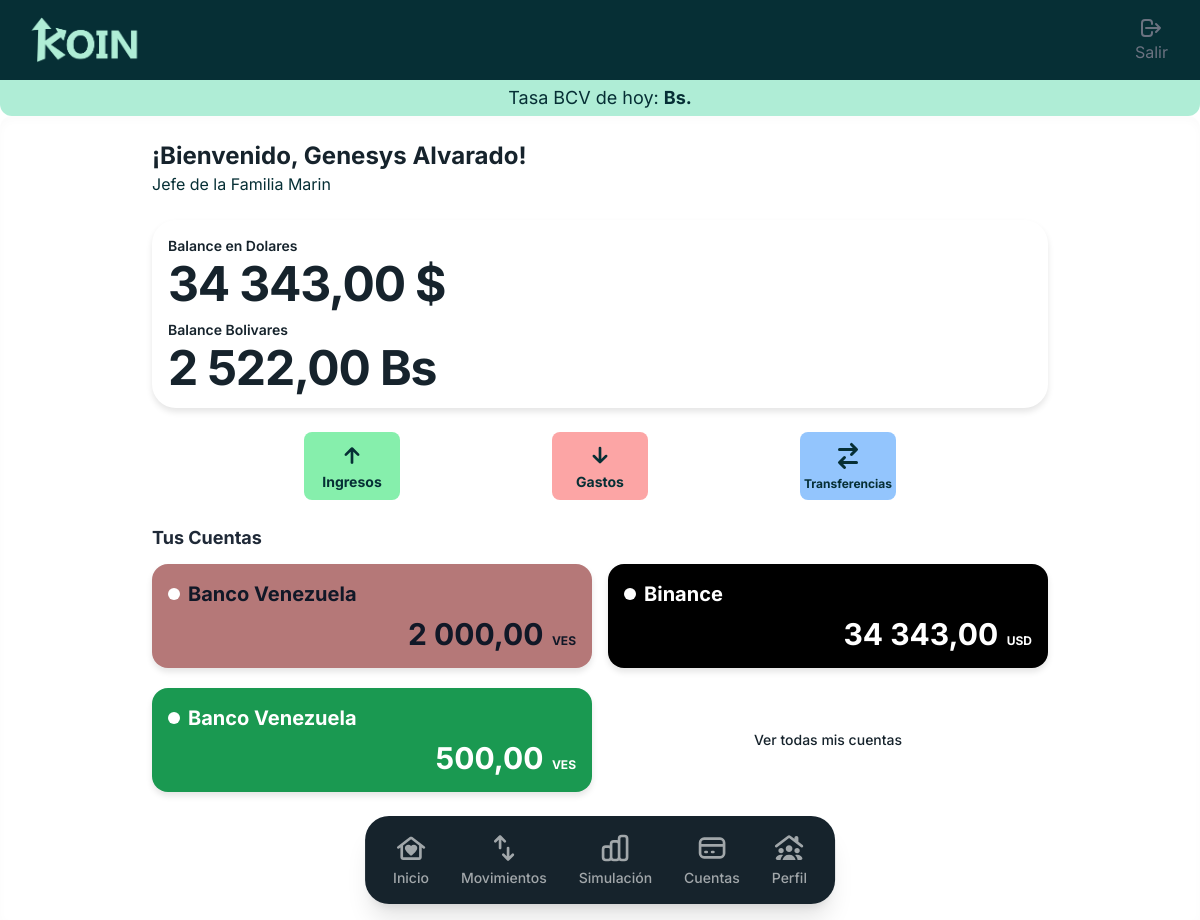
Page /panel-financiero/ (signed in) on the earlier database version.
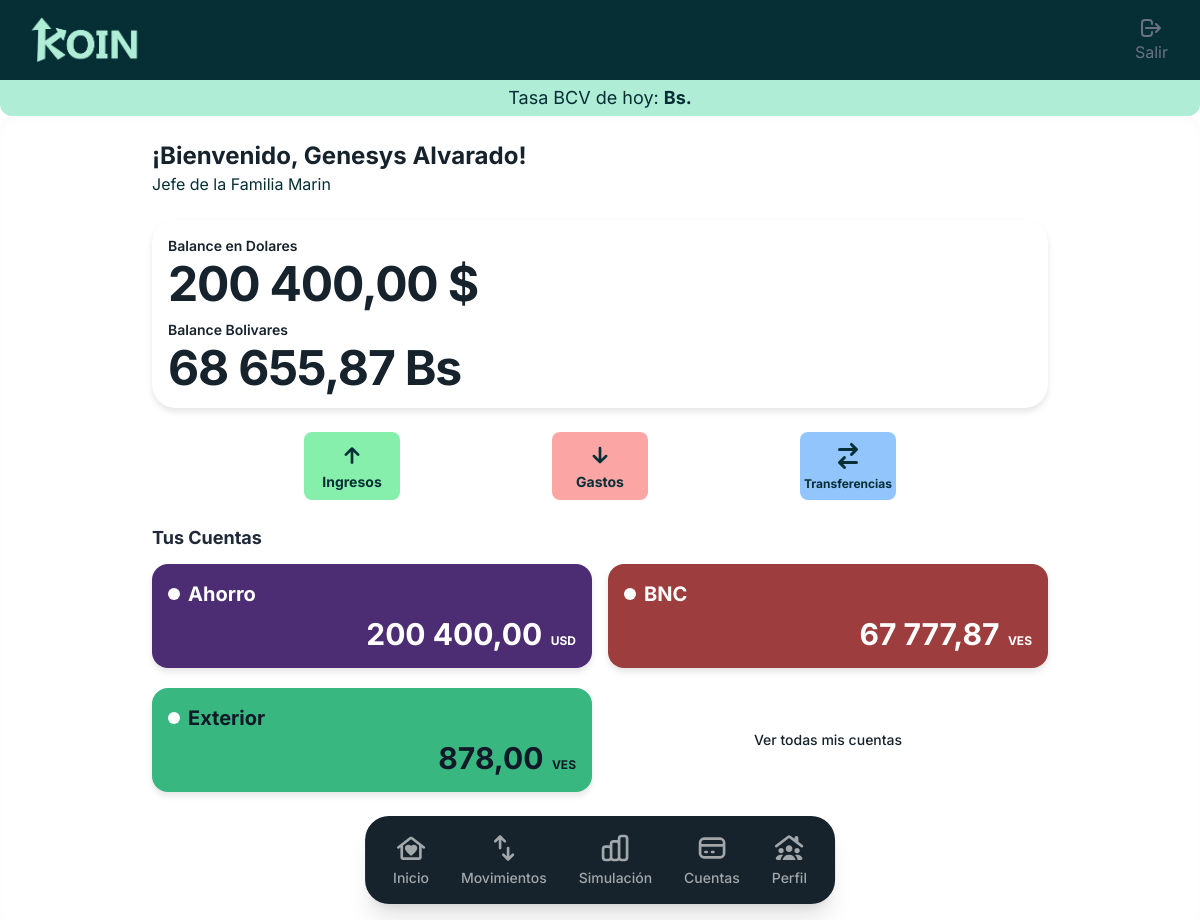
Same page on the later database version.
### finances/models.py (models this page shows, shortened)
class Usuario(AbstractBaseUser, PermissionsMixin):
    correo_usuario = models.EmailField(unique=True, max_length=255)
    nombre_usuario = models.CharField(max_length=100)
    apellido_usuario = models.CharField(max_length=100)
    nombre_familia_usuario = models.CharField(max_length=150)
    objects = UsuarioManager()
    USERNAME_FIELD = 'correo_usuario'
    REQUIRED_FIELDS = ['nombre_usuario', 'apellido_usuario', 'nombre_familia_usuario']
    class Meta:
        db_table = 'usuarios' # Nombre de la tabla en la base de datos

class Cuenta(models.Model):
    usuario = models.ForeignKey(Usuario, on_delete=models.CASCADE)
    moneda = models.ForeignKey(Moneda, on_delete=models.PROTECT)
    nombre_cuenta = models.CharField(max_length=100)
    saldo_inicial_cuenta = models.DecimalField(max_digits=15, decimal_places=2)
    color_cuenta = models.CharField(max_length=20, help_text="Código hexadecimal o nombre del color")

class Moneda(models.Model):
    codigo = models.CharField(max_length=5, unique=True) # Ej: USD, VES
    nombre_moneda = models.CharField(max_length=50)
    tasa_cambio = models.DecimalField(max_digits=18, decimal_places=4)
    def __str__(self):
        return self.codigo

### finances/views.py (the view)
# urls.py: path('panel-financiero/', dashboard, name='dashboard'),
@login_required
def dashboard(request):
    usuario = request.user
    cuentas_del_usuario = Cuenta.objects.filter(usuario=usuario)
    suma_usd = cuentas_del_usuario.filter(moneda__codigo='USD').aggregate(total=Sum('saldo_inicial_cuenta'))['total']
    total_usd = round(suma_usd, 2) if suma_usd is not None else 0.00
    suma_ves = cuentas_del_usuario.filter(moneda__codigo='VES').aggregate(total=Sum('saldo_inicial_cuenta'))['total']
    total_ves = round(suma_ves, 2) if suma_ves is not None else 0.00
    contexto = {
        'cuentas': cuentas_del_usuario[:3],
        'total_cuentas': cuentas_del_usuario.count(),
        'familia' : usuario.nombre_familia_usuario,
        'nombre_completo' : f"{usuario.nombre_usuario} {usuario.apellido_usuario}",
        'total_usd': total_usd,
        'total_ves': total_ves,
    }
    return render(request, 'dashboard.html', contexto)

### finances/context_processors.py (called while the page is built)
def datos_globales_koin(request):
    try:
        tasa_actual = obtener_tasa_bcv_segura()
    except Exception as e:
        tasa_actual = "No disponible"
    return {
        'tasa_bcv_global': tasa_actual,
    }

### finances/services.py (called while the page is built)
def obtener_tasa_bcv_segura():
    try:
        bcv = Currency()
        tasa_dolar = float(bcv.get_rate(currency_code='USD'))
        return tasa_dolar
    except Exception as e:
        print(f"Error con la librería pyBCV: {e}")
        return None

### finances/templatetags/color_filters.py (called while the page is built)
@register.filter
def color_contraste(hex_color):
    if not hex_color:
        return 'text-gray-900'
    hex_color = hex_color.lstrip('#')
    if len(hex_color) == 3:
        hex_color = ''.join([c*2 for c in hex_color])
    try:
        r = int(hex_color[0:2], 16)
        g = int(hex_color[2:4], 16)
        b = int(hex_color[4:6], 16)
        yiq = ((r * 299) + (g * 587) + (b * 114)) / 1000
        if yiq >= 128:
            return 'text-gray-900'
        else:
            return 'text-white'
    except ValueError:
        return 'text-gray-900'

### templates/dashboard.html (shortened to what this page needs)
{% extends 'base_dashboard.html' %}
{% load humanize %}
{% load color_filters %}
{% block content %}
<div class="w-full max-w-4xl mx-auto space-y-6">
    <div class="flex justify-between items-center ">
        <div>
            <h1 class="text-2xl font-bold text-charcoal-teal">¡Bienvenido, {{ nombre_completo }}!</h1>
            <h2>Jefe de la {{ familia }}</h2>
        </div>
    </div>
    <div class=" rounded-3xl p-4 gap-2 text-charcoal-teal flex flex-col shadow-[0px_4px_6px_0px_rgba(0,_0,_0,_0.1)] relative">
        <div class="flex flex-col justify-around items-start gap-3">
            <div class="flex flex-col items-start gap-1">
                <h2 class="text-koin-light text-sm font-semibold">Balance en Dolares</h2>
                {% if total_usd < 0 %}
                <p class="text-3xl font-bold text-red-500 tracking-tight md:text-4xl lg:text-4xl">{{ total_usd|intcomma  }} $</p>
                {% else %}
                <p class="text-3xl font-bold tracking-tight md:text-4xl lg:text-5xl">{{ total_usd|intcomma  }} $</p>
                {% endif %}
            </div>
            <div class="flex flex-col items-start gap-1">
                <h2 class="text-koin-light text-sm font-semibold ">Balance Bolivares</h2>
                {% if total_ves < 0 %}
                <p class="text-3xl text-red-500 font-bold tracking-tight md:text-4xl lg:text-5xl">{{ total_ves|intcomma  }} Bs</p>
                {% else %}
                <p class="text-3xl  font-bold tracking-tight md:text-4xl lg:text-5xl">{{ total_ves|intcomma  }} Bs</p>
                {% endif %}
            </div>
        </div>
    </div>
    <div class="flex justify-evenly ">
            <a class="font-bold bg-green-300 hover:bg-green-400 hover:scale-105 hover:transition-all rounded-lg w-24  flex flex-col items-center p-2" href="{% url 'registrar_ingreso' %}">
                <svg xmlns="http://www.w3.org/2000/svg" class="w-8 h-8" viewBox="0 0 24 24"><path fill="currentColor" d="m11 8.8l-2.9 2.9q-.275.275-.7.275t-.7-.275t-.275-.7t.275-.7l4.6-4.6q.3-.3.7-.3t.7.3l4.6 4.6q.275.275.275.7t-.275.7t-.7.275t-.7-.275L13 8.8V17q0 .425-.288.713T12 18t-.712-.288T11 17z"/></svg>
                <p class="text-sm">Ingresos</p>
            </a>
            <a class="font-bold bg-red-300 hover:bg-red-400 hover:scale-105 hover:transition-all rounded-lg w-24  flex flex-col items-center p-2" href="{% url 'registrar_gasto' %}">
                <svg xmlns="http://www.w3.org/2000/svg" class="w-8 h-8" viewBox="0 0 24 24"><path fill="currentColor" d="M11 14.2V6q0-.425.288-.712T12 5t.713.288T13 6v8.2l2.9-2.9q.275-.275.7-.275t.7.275t.275.7t-.275.7l-4.6 4.6q-.3.3-.7.3t-.7-.3l-4.6-4.6q-.275-.275-.275-.7t.275-.7t.7-.275t.7.275z"/></svg>
                <p class="text-sm">Gastos</p>
            </a>
            <a class="font-bold bg-blue-300 hover:bg-blue-400 hover:scale-105 rounded-lg w-24  gap-1 flex flex-col items-center p-2">
                <p class="text-xs">Transferencias</p>
            </a>
        </div>
    <div>
        <h3 class="text-lg font-bold text-gray-800 mb-3">Tus Cuentas</h3>
        <div class="grid grid-cols-2 gap-x-4 gap-y-5">
            {% for cuenta in cuentas %}
            <div style="background-color: {{ cuenta.color_cuenta }};" class="rounded-2xl p-4 flex flex-col min-h-[90px] shadow-[0px_4px_6px_0px_rgba(0,_0,_0,_0.1)]">
                <div  class="flex content-center items-center gap-2">
                    <div class=" bg-white rounded-full w-3 h-3"></div>
                    <span class= "{{ cuenta.color_cuenta|color_contraste }} font-bold text-start md:text-lg lg:text-xl">{{ cuenta.nombre_cuenta }}</span>
                </div>
                <div class="mt-2 text-right">
                    <span class="text-lg font-bold {{ cuenta.color_cuenta|color_contraste }} md:text-2xl lg:text-3xl">{{ cuenta.saldo_inicial_cuenta|intcomma }}</span>
                    <span class="text-xs font-bold {{ cuenta.color_cuenta|color_contraste }} ml-1">{{ cuenta.moneda }}</span>
                </div>
            </div>
            {% endfor %}
            {% if total_cuentas == 0 %}
            {% elif total_cuentas == 1 %}
            <a href="{% url 'cuentas' %}" class="flex flex-col items-start justify-center min-h-[90px] hover:underline">
                <span class=" text-charcoal-teal font-medium text-center text-sm">Ver todas mis cuentas</span>
            </a>
            {% elif total_cuentas == 2 %}
            <a href="{% url 'cuentas' %}" class="flex flex-col items-start min-h-[90px] ml-2 hover:underline">
                <span class=" text-charcoal-teal font-medium text-center text-sm">Ver todas mis cuentas</span>
            </a>
            {% else %}
            <a href="{% url 'cuentas' %}" class="flex flex-col justify-center items-center min-h-[90px] hover:underline">
                <span class=" text-charcoal-teal font-medium text-center text-sm">Ver todas mis cuentas</span>
            </a>
            {% endif %}
        </div>
    </div>
</div>
{% endblock %}

### templates/base_dashboard.html (shortened to what this page needs)
{% extends 'base.html' %}
{% load static %}
{% block layout %}
    <div class="fixed inset-0 h-[100dvh] w-full font-sans relative flex flex-col overflow-hidden ">
        <header class="h-20 bg-deep-teal flex items-center justify-between px-6 ">
            <div>
                <img src="{% static 'images/KOIN completo degradado.png' %}" alt="Logo Koin" width="120px">
            </div>
            <div class="flex items-center gap-3">
                 <div class="flex flex-col items-center gap-2">
                    <form method="POST" action="{% url 'logout' %}">
                        <button type="submit" class=" flex flex-col items-center text-gray-500 hover:text-red-500 p-2 transition-colors">
                            <svg class="w-6 h-6" fill="none" stroke="currentColor" viewBox="0 0 24 24"><path stroke-linecap="round" stroke-linejoin="round" stroke-width="2" d="M17 16l4-4m0 0l-4-4m4 4H7m6 4v1a3 3 0 01-3 3H6a3 3 0 01-3-3V7a3 3 0 013-3h4a3 3 0 013 3v1"></path></svg>
                            <p>Salir</p>
                        </button>
                    </form>
                </div>
            </div>
        </header>
        <div class="bg-mint-green rounded-b-xl text-sm md:text-base lg:text-lg text-deep-teal text-center py-1 z-10 ">
            <p class="">Tasa BCV de hoy: <span class="font-bold">{{ tasa_bcv_global|floatformat:2 }} Bs.</span></p>
        </div>
        <main class="flex-1 overflow-y-auto overflow-x-hidden rounded-t-xl p-6 pb-32 shadow-[inset_0px_4px_10px_rgba(0,0,0,0.02)]">
            {% block content %}
            {% endblock %}
        </main>
        <div class="absolute bottom-2 sm:bottom-4 left-1/2 -translate-x-1/2 min-h-[4rem] py-2 px-2 sm:px-4 bg-charcoal-teal rounded-3xl shadow-xl flex items-center justify-center  sm:gap-2 z-50 w-max transition-all duration-300 ease-in-out">
            <a href="{% url 'dashboard' %}" class="flex flex-col items-center justify-center w-auto px-3 py-2 rounded-2xl hover:bg-mint-green hover:text-charcoal-teal text-white/60 hover:scale-105 transition-all">
                <p class="text-[12px] sm:text-sm mt-1 font-medium">Inicio</p>
            </a>
            <a href="{% url 'historial_movimientos' %}" class="flex flex-col items-center justify-center w-auto px-3 py-2 hover:bg-mint-green rounded-2xl hover:text-charcoal-teal text-white/60 hover:scale-105 transition-all">
                <p class="text-[12px] sm:text-sm mt-1 font-medium">Movimientos</p>
            </a>
            <a href="#" class="flex flex-col items-center justify-center w-auto px-3 py-2 hover:bg-mint-green rounded-2xl hover:text-charcoal-teal text-white/60 hover:scale-105 transition-all">
                <p class="text-[12px] sm:text-sm mt-1 font-medium">Simulación</p>
            </a>
            <a href="{% url 'cuentas' %}" class="flex flex-col items-center justify-center w-auto px-3 py-2 hover:bg-mint-green rounded-2xl hover:text-charcoal-teal text-white/60 hover:scale-105 transition-all">
                <svg class="w-6 h-6 md:w-7 md:h-7 lg:w-8 lg:h-8 " fill="none" stroke="currentColor" viewBox="0 0 24 24"><path stroke-linecap="round" stroke-linejoin="round" stroke-width="2" d="M3 10h18M7 15h1m4 0h1m-7 4h12a3 3 0 003-3V8a3 3 0 00-3-3H6a3 3 0 00-3 3v8a3 3  0 003 3z"></path></svg>
                <p class="text-[12px] sm:text-sm mt-1 font-medium">Cuentas</p>
            </a>
            <a href="#" class="flex flex-col items-center justify-center w-auto px-3 py-2 hover:bg-mint-green rounded-2xl hover:text-charcoal-teal text-white/60 hover:scale-105 transition-all">
                <p class="text-[12px] sm:text-sm mt-1 font-medium">Perfil</p>
            </a>
        </div>
    </div>
{% endblock %}

### templates/base.html (shortened to what this page needs)
<!DOCTYPE html>
<html lang="es">
<head>
    <script src="https://cdn.tailwindcss.com"></script>
</head>
<body class="text-deep-teal antialiased h-[100dvh]">
    {% block layout %}{% endblock %}
</body>
</html>

Differences in the rows shown:
removed Cuenta: nombre_cuenta "Banco Venezuela", saldo_inicial_cuenta "2 000,00", moneda "VES"
removed Cuenta: nombre_cuenta "Binance", saldo_inicial_cuenta "34 343,00", moneda "USD"
removed Cuenta: nombre_cuenta "Banco Venezuela", saldo_inicial_cuenta "500,00", moneda "VES"
added Cuenta: nombre_cuenta "Ahorro", saldo_inicial_cuenta "200 400,00", moneda "USD"
added Cuenta: nombre_cuenta "BNC", saldo_inicial_cuenta "67 777,87", moneda "VES"
added Cuenta: nombre_cuenta "Exterior", saldo_inicial_cuenta "878,00", moneda "VES"
Other differences:
{{ total_usd|intcomma }}: "34 343,00" → "200 400,00"
{{ total_ves|intcomma }}: "2 522,00" → "68 655,87"
